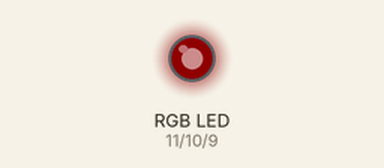
A sketch run on a simulated Arduino Uno, built with avr-gcc and run on an emulated ATmega328P. Shown: an RGB LED mixed from three pins (HIGH = lit). Dim RGB values are drawn brighter than linear.

Above: at 0.15 s.
At 4.06 s:
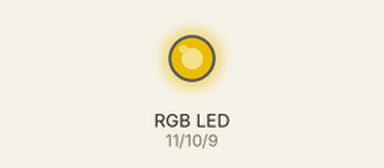
At 8.27 s:
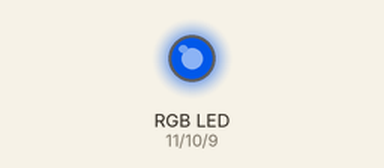
At 19.1 s:
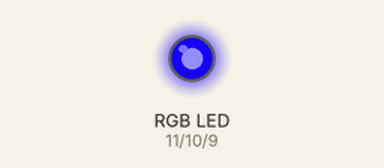
At 27.53 s:
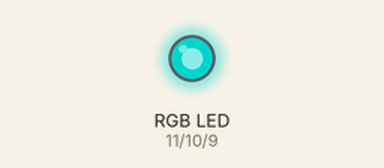
At 39.57 s:
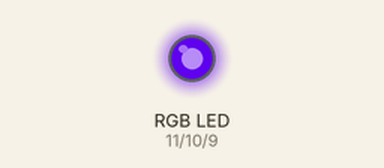
Timing chart, 0 to 40.0 s (numbered marks = the images above):
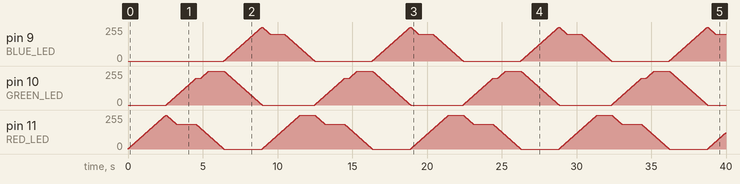

The sketch:

Test2.ino
```cpp
// Establish ports
const unsigned char RED_LED = 11, GREEN_LED = 10, BLUE_LED = 9;

int r = 0, g = 0, b = 0;

void set_color(unsigned char red, unsigned char green, unsigned char blue) {
  while (red != r || green != g || blue != b) {
    if (r < red) r++;
    else if (r > red) r--;

    if (g < green) g++;
    else if (g > green) g--;

    if (b < blue) b++;
    else if (b > blue) b--;

    analogWrite(RED_LED, r);
    analogWrite(GREEN_LED, g);
    analogWrite(BLUE_LED, b);

    delay(10);
  }
  return;
}

void setup() {
  pinMode(RED_LED, OUTPUT);   // Initialize red led pin as an output
  pinMode(GREEN_LED, OUTPUT); // Initialize green led pin as output
  pinMode(BLUE_LED, OUTPUT);  // Initialize blue led pin as output

  analogWrite(RED_LED, r);    // Preset r pin
  analogWrite(GREEN_LED, g);  // Preset g pin
  analogWrite(BLUE_LED, b);   // Preset b pin
}

void loop() {
  set_color(255, 0, 0);     // Red
  set_color(185, 200, 0);   // Orange
  set_color(155, 200, 0);   // Yellow
  set_color(0, 255, 0);     // Green
  set_color(0, 0, 255);     // Blue
  set_color(150, 0, 200);   // Purple
}
```
